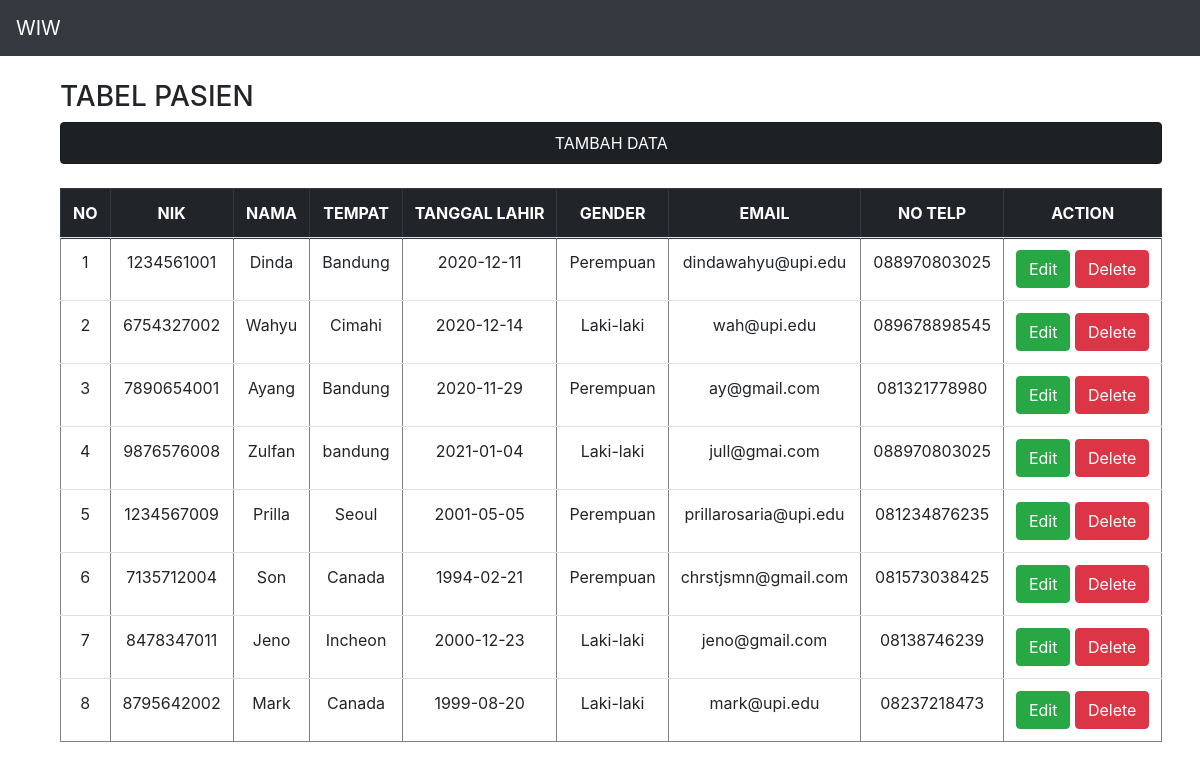
The app's page /source_code/index.php with its own data.
### tables this page shows
CREATE TABLE `pasien` (
  `id` int(11) NOT NULL AUTO_INCREMENT,
  `nik` varchar(100) NOT NULL,
  `nama` varchar(100) NOT NULL,
  `tempat` varchar(100) NOT NULL,
  `tl` varchar(100) NOT NULL,
  `gender` varchar(10) NOT NULL,
  `email` varchar(100) NOT NULL,
  `telp` varchar(100) NOT NULL,
  PRIMARY KEY (`id`)
);

### source_code/presenter/ProsesPasien.php (called while the page is built, shortened)
<?php
class ProsesPasien implements KontrakPresenter
{
	private $tabelpasien;
	private $data = [];
	function __construct()
	{
		try {
			$db_host = "localhost";
			$db_user = "root";
			$db_password = "";
			$db_name = "mvp_php";
			$this->tabelpasien = new TabelPasien($db_host, $db_user, $db_password, $db_name);
			$this->data = array();
		} catch (Exception $e) {
			echo "wiw error" . $e->getMessage();
		}
	}
	function prosesDataPasien()
	{
		try {
			$this->tabelpasien->open();
			$this->tabelpasien->getPasien();
			while ($row = $this->tabelpasien->getResult()) {
				$this->data[] = $row;
			}
		} catch (Exception $e) {
			echo "wiw error part 2" . $e->getMessage();
		}
	}
	function getId($i)
	{
		return $this->data[$i]['id'];
	}
	function getNik($i)
	{
		return $this->data[$i]['nik'];
	}
	function getNama($i)
	{
		return $this->data[$i]['nama'];
	}
	function getTempat($i)
	{
		return $this->data[$i]['tempat'];
	}
	function getTl($i)
	{
		return $this->data[$i]['tl'];
	}
	function getGender($i)
	{
		return $this->data[$i]['gender'];
	}
	function getEmail($i)
	{
		return $this->data[$i]['email'];
	}
	function getTelp($i)
	{
		return $this->data[$i]['telp'];
	}
	function getSize()
	{
		return sizeof($this->data);
	}
}

### source_code/index.php (called while the page is built, shortened)
<?php
include("model/Template.class.php");
include("model/DB.class.php");
include("view/TampilPasien.php");
$tp = new TampilPasien();
if (isset($_GET['id_hapus'])) {
    $data = $tp->hapus($_GET['id_hapus']);
    $data = $tp->tampil();
}
else if (isset($_GET['add'])) {
    $data = $tp->tambah();
}
else if (isset($_POST['add'])) {
    $data = $tp->addData($_POST);
}
else if (isset($_GET['id_edit'])) {
    $data = $tp->ubah($_GET['id_edit']);
}
else if (isset($_POST['edit'])) {
    $data = $tp->ubahData($_POST);
    $data = $tp->tampil();
}
else {
    $data = $tp->tampil();
}

### source_code/model/DB.class.php (called while the page is built, shortened)
<?php
class DB
{
	var $db_host = '';
	var $db_user = '';
	var $db_password = '';
	var $db_name = '';
	var $db_link = '';
	function __construct($db_host = '', $db_user = '', $db_password = '', $db_name = '')
	{
		$this->db_host = $db_host;
		$this->db_user = $db_user;
		$this->db_password = $db_password;
		$this->db_name = $db_name;
	}
	function open()
	{
		$this->db_link = mysqli_connect($this->db_host, $this->db_user, $this->db_password, $this->db_name);
	}
	function execute($query = "")
	{
		$this->result = mysqli_query($this->db_link, $query);
		return $this->result;
	}
}

### source_code/model/TabelPasien.class.php (called while the page is built, shortened)
<?php
class TabelPasien extends DB
{
	function getPasien()
	{
		$query = "SELECT * FROM pasien";
		return $this->execute($query);
	}
}

### source_code/view/TampilPasien.php (the view, shortened to what this page needs)
<?php
include("presenter/ProsesPasien.php");
class TampilPasien implements KontrakView
{
	private $prosespasien;
	function __construct()
	{
		$this->prosespasien = new ProsesPasien();
	}
	function tampil()
	{
		$this->prosespasien->prosesDataPasien();
		$data = null;
		for ($i = 0; $i < $this->prosespasien->getSize(); $i++) {
			$no = $i + 1;
			$data .= "<tr>
			<td>" . $no . "</td>
			<td>" . $this->prosespasien->getNik($i) . "</td>
			<td>" . $this->prosespasien->getNama($i) . "</td>
			<td>" . $this->prosespasien->getTempat($i) . "</td>
			<td>" . $this->prosespasien->getTl($i) . "</td>
			<td>" . $this->prosespasien->getGender($i) . "</td>
			<td>" . $this->prosespasien->getEmail($i) . "</td>
			<td>" . $this->prosespasien->getTelp($i) . "</td>
			<td> <a class='btn btn-success' href='index.php?id_edit=" . $i . "'>Edit</a>
			<a class='btn btn-danger' href='index.php?id_hapus=" . $this->prosespasien->getId($i) . "'>Delete</a>
			</td>";
		}
	}
}

### source_code/model/Template.class.php (shortened to what this page needs)
<?php
class Template{
	var $content = '';
	function __construct($filename = ''){
		$this->content = implode('', @file($filename));
	}
	function clear(){
		$this->content = preg_replace("/DATA_[A-Z|_|0-9]+/", "", $this->content);
	}
	function write(){
		print $this->content;
	}
	function replace($old = '', $new = ''){
		if(is_int($new)){
			$value = sprintf("%d", $new);
		}elseif(is_float($new)){
			$value = sprintf("%f", $new);
		}elseif(is_array($new)){
			$value = '';
			foreach( $new as $item){
				$value .= $item. '';
			}
		}else{
			$value = $new;
		}
		$this->content = preg_replace("/$old/",  $value, $this->content);
	}
}

### records on screen
pasien: no "1", nik "1234561001", nama "Dinda", tempat "Bandung", tl "2020-12-11", gender "Perempuan", email "dindawahyu@upi.edu", telp "088970803025"
pasien: no "2", nik "6754327002", nama "Wahyu", tempat "Cimahi", tl "2020-12-14", gender "Laki-laki", email "wah@upi.edu", telp "089678898545"
pasien: no "3", nik "7890654001", nama "Ayang", tempat "Bandung", tl "2020-11-29", gender "Perempuan", email "ay@gmail.com", telp "081321778980"
pasien: no "4", nik "9876576008", nama "Zulfan", tempat "bandung", tl "2021-01-04", gender "Laki-laki", email "jull@gmai.com", telp "088970803025"
pasien: no "5", nik "1234567009", nama "Prilla", tempat "Seoul", tl "2001-05-05", gender "Perempuan", email "prillarosaria@upi.edu", telp "081234876235"
pasien: no "6", nik "7135712004", nama "Son", tempat "Canada", tl "1994-02-21", gender "Perempuan", email "chrstjsmn@gmail.com", telp "081573038425"
pasien: no "7", nik "8478347011", nama "Jeno", tempat "Incheon", tl "2000-12-23", gender "Laki-laki", email "jeno@gmail.com", telp "08138746239"
pasien: no "8", nik "8795642002", nama "Mark", tempat "Canada", tl "1999-08-20", gender "Laki-laki", email "mark@upi.edu", telp "08237218473"

### other values on screen
$this->content "WIW TABEL PASIEN TAMBAH DATA NO NIK NAMA TEMPAT TANGGAL LAHIR GENDER EMAIL NO TELP ACTION"
